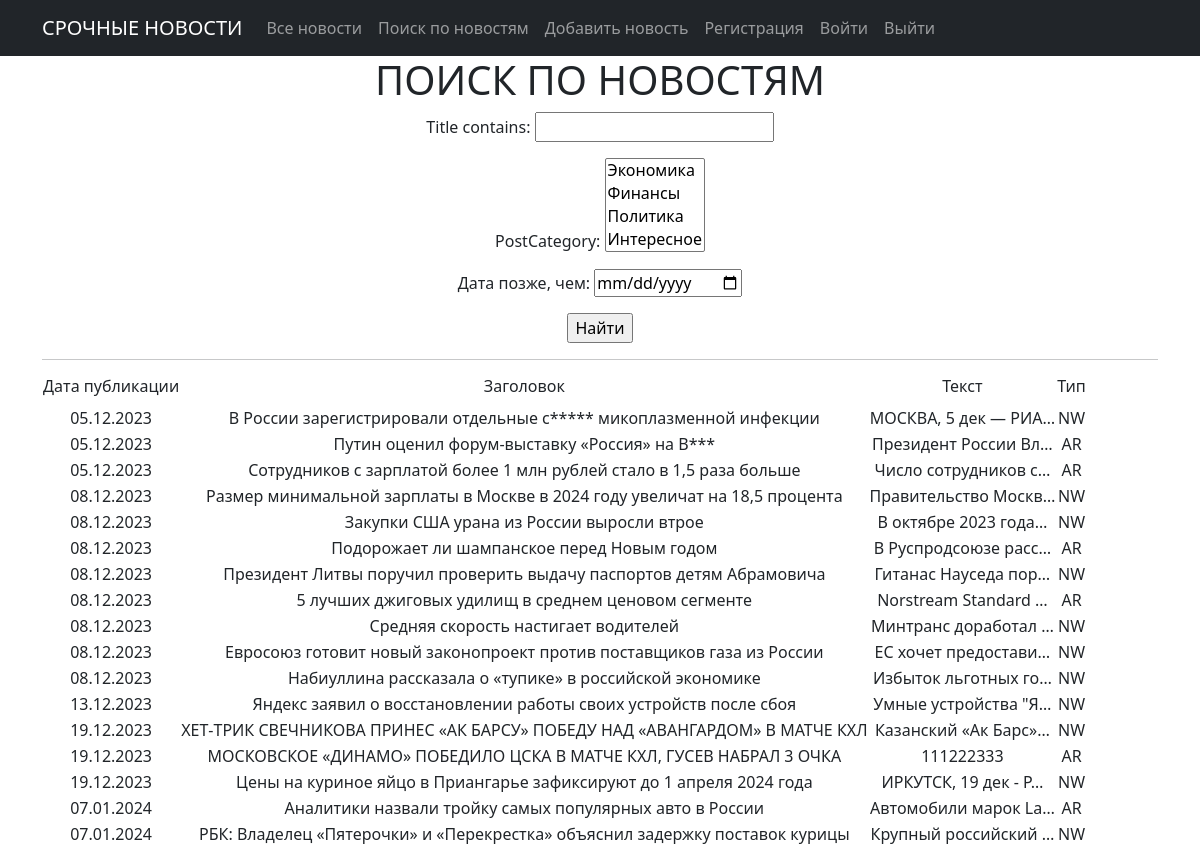
The app's page /search/, older data.
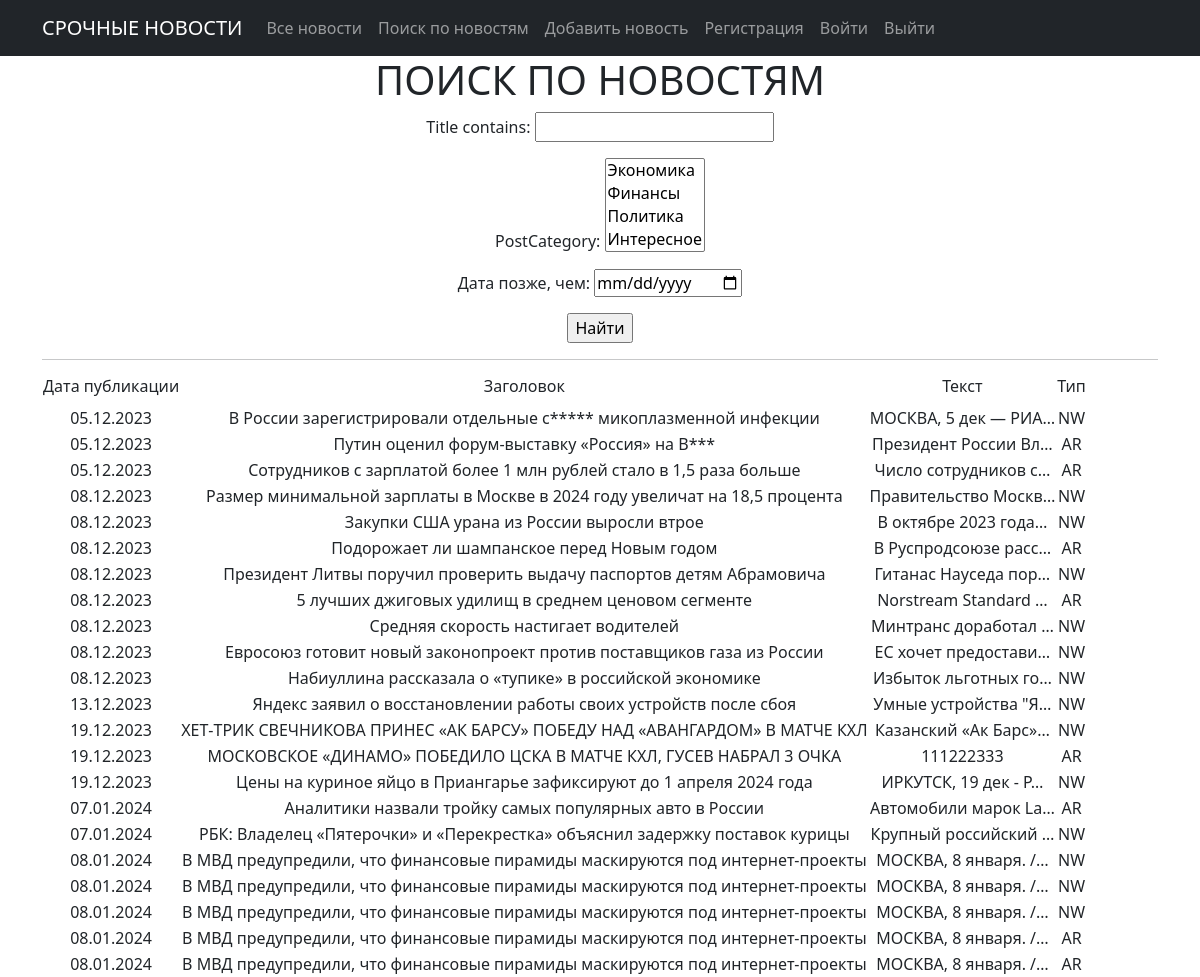
The same page, newer data.
### news/models.py (models this page shows, shortened)
class Post(models.Model):
    author = models.ForeignKey(Author, on_delete=models.CASCADE)
    NEWS = 'NW'
    ARTICLE = 'AR'
    CATEGORY_CHOICES = ((NEWS, 'Новость'), (ARTICLE, 'Статья'),)
    categoryType = models.CharField(max_length=2, choices=CATEGORY_CHOICES, default=ARTICLE)
    dateCreation = models.DateTimeField(auto_now_add=True)
    postCategory = models.ManyToManyField('Category', through='PostCategory')
    title = models.CharField(max_length=128)
    text = models.TextField()
    rating = models.SmallIntegerField(default=0)

### news/views.py (the view)
# urls.py: path('search/', Search.as_view(), name='search_page'),
class Search(ListView):
    model = Post
    ordering = 'dateCreation'
    template_name = 'news_search.html'
    context_object_name = 'news'
    def get_queryset(self):
        queryset = super().get_queryset()
        self.filterset = PostFilter(self.request.GET, queryset)
        return self.filterset.qs
    def get_context_data(self, **kwargs):
        context = super().get_context_data(**kwargs)
        context['filterset'] = self.filterset
        return context

### news/models.py (called while the page is built)
    def __str__(self):
        return self.name

### news/templatetags/custom_filters.py (called while the page is built)
@register.filter()
def censor(text):
    if type(text) == str:
        text = text.split()
        for i, word in enumerate(text):
            if word in words:
                text[i] = word[0] + '*' * len(word[1:])
        return ' '.join(text)
    else:
        return "Не текст!"

### templates/news_search.html (shortened to what this page needs)
{% extends 'flatpages/default.html' %}
{% load custom_filters %}
{% block content %}
    <h1>ПОИСК ПО НОВОСТЯМ</h1>
    <form action="" method="get">
        {{ filterset.form.as_p }}
        <input type="submit" value="Найти" />
    </form>
<hr>
    {% if news %}
        <table>
            <tr>
                <td><h6>Дата публикации</h6></td>
                <td><h6>Заголовок</h6></td>
                <td><h6>Текст</h6></td>
                <td><h6>Тип</h6></td>
            </tr>
            {% for n in news %}
            <tr>
                <td>{{ n.dateCreation|date:'d.m.Y' }}</td>
                <td>{{ n.title|censor }}</td>
                <td>{{ n.text|truncatechars:20 }}</td>
                <td>{{ n.categoryType }}</td>
            </tr>
            {% endfor %}
        </table>
    {% else %}
        <h2>Новостей нет!</h2>
    {% endif %}
{% endblock content %}

Row changes from the older to the newer data that the page shows:
added Post: dateCreation "08.01.2024", title|censor "В МВД предупредили, что финансовые пирамиды маскируются под интернет-проекты", text "МОСКВА, 8 января. /…", categoryType "NW"
added Post: dateCreation "08.01.2024", title|censor "В МВД предупредили, что финансовые пирамиды маскируются под интернет-проекты", text "МОСКВА, 8 января. /…", categoryType "NW"
added Post: dateCreation "08.01.2024", title|censor "В МВД предупредили, что финансовые пирамиды маскируются под интернет-проекты", text "МОСКВА, 8 января. /…", categoryType "NW"
added Post: dateCreation "08.01.2024", title|censor "В МВД предупредили, что финансовые пирамиды маскируются под интернет-проекты", text "МОСКВА, 8 января. /…", categoryType "AR"
added Post: dateCreation "08.01.2024", title|censor "В МВД предупредили, что финансовые пирамиды маскируются под интернет-проекты", text "МОСКВА, 8 января. /…", categoryType "AR"
